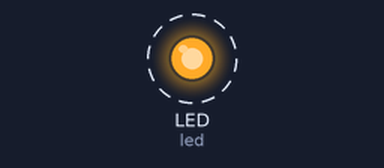
Simulated run of this program. Board: CircuitPython board. Parts: output pins drawn as LEDs (lit = HIGH). Dashed ring = blinking.

Above: at 0.2 s.
Timing chart, 0 to 3.0 s (numbered marks = the images above):
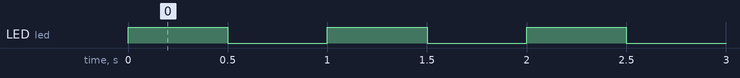

Measured:
- by itself, LED (led): alternates HIGH for 0.50 s and LOW for 0.50 s

The program:

12_01_circuit_python_blink.py
```python
import board
import digitalio
from time import sleep

led = digitalio.DigitalInOut(board.LED)
led.direction = digitalio.Direction.OUTPUT

while True:
    led.value = True
    sleep(0.5)
    led.value = False
    sleep(0.5)
```
